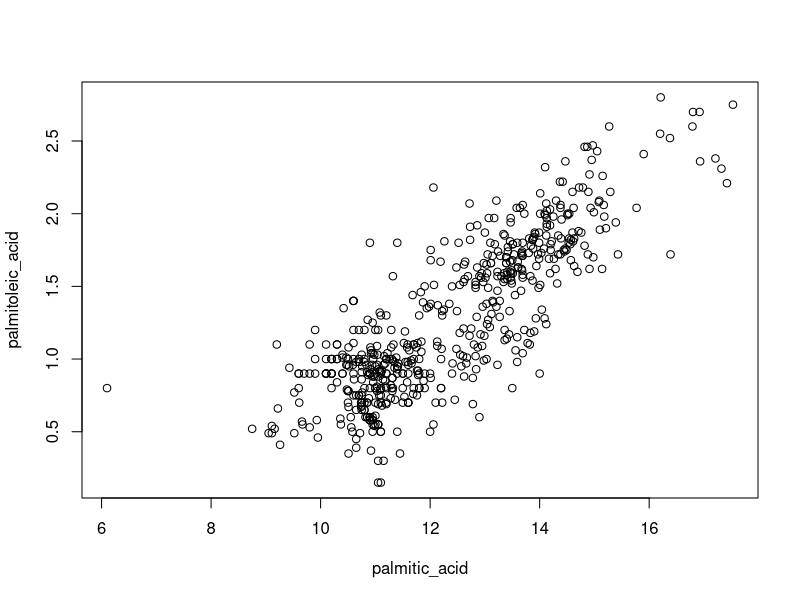
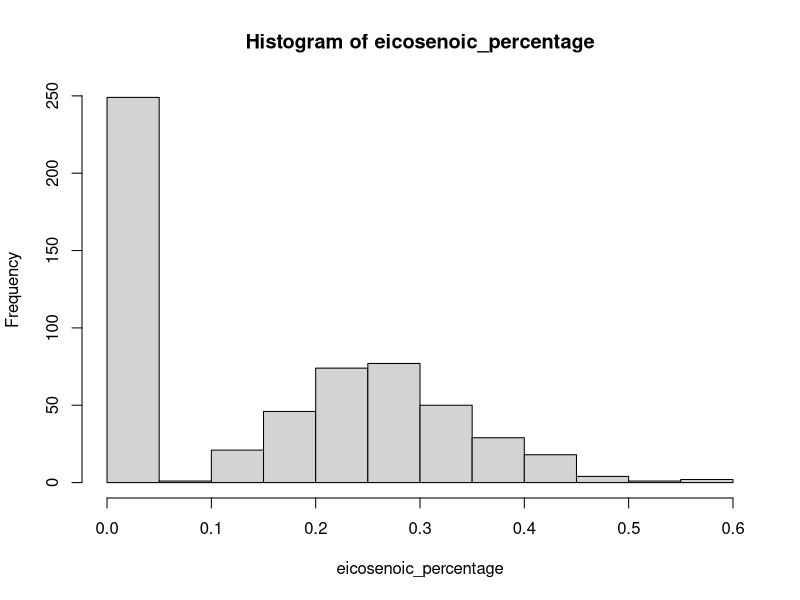
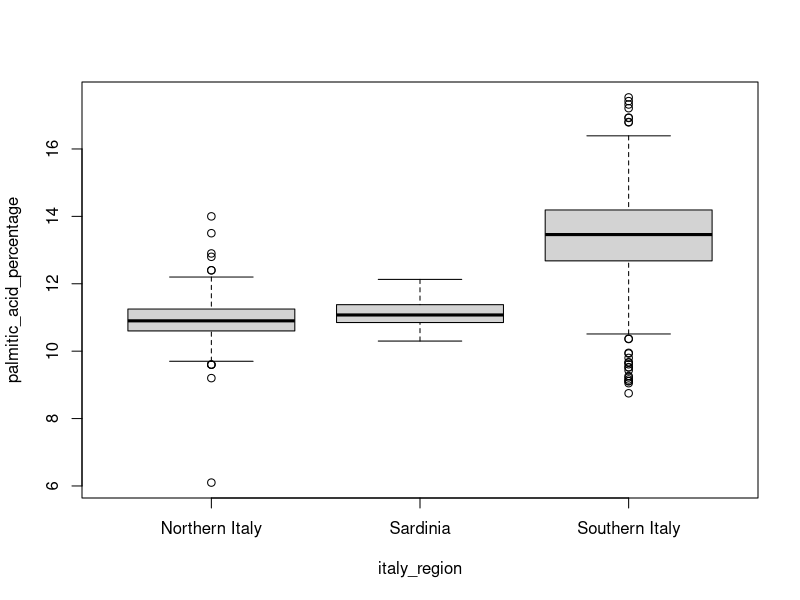

Write R code to recreate these figures, in order.
#Relações entre óleos de oliva
library(dplyr)
library(dslabs)
data("olive")
head(olive)

#1.Plot the percent palmitic acid versus palmitoleic acid in a scatterplot. 
#What relationship do you see?
palmitic_acid <- olive$palmitic
palmitoleic_acid <- olive$palmitoleic

plot(palmitic_acid, palmitoleic_acid)
#Aqui vemos um crescimento linear, óleos com maior acido palmitic 
#tendem a ter mais ácidos palmitoleic

#2.Create a histogram of the percentage of eicosenoic acid in olive
eicosenoic_percentage <- olive$eicosenoic
hist(eicosenoic_percentage)
#A maioria dos valores estão abaixo de 0.05%

#3.Make a boxplot of palmitic acid percentage 
palmitic_acid_percentage <- olive$palmitic
italy_region <- olive$region
#in olive with separate distributions for each region.
boxplot(palmitic_acid_percentage~italy_region, data = olive)
#Which region has the highest median palmitic acid percentage?
#R: Southern Italy

#Which region has the most variable palmitic acid percentage?
#R: southern Italy
